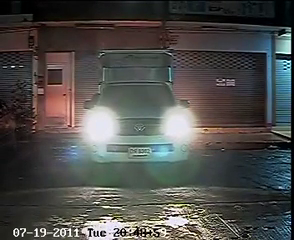
#> input picture frame 92 of Python-OpenCV/cam2.mp4, 294 x 240 px
$ python lpr.py
#> lines starting #> are read from the running program, lines starting #| are printed output that depends on the picture; after the words box and inside, x2 and y2 are one past the last pixel; in counts of white or black regions, pixels touching at a corner belong together
import cv2
import numpy as np

face_cascade = cv2.CascadeClassifier('haarcascade_russian_plate_number.xml')
#face_cascade = cv2.CascadeClassifier('haarcascade_licence_plate_rus_16stages.xml')
cap = cv2.VideoCapture('cam2.mp4')

while True:
    ret, frame = cap.read()
#> frame is the input picture: shape (240, 294, 3); mean B, G, R 74.5, 77, 77.4
    gray = cv2.cvtColor(frame, cv2.COLOR_BGR2GRAY)
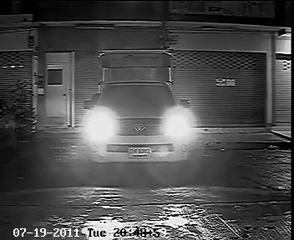
#> gray: shape (240, 294); min 0, max 255, mean 76.8

    retval, threshold = cv2.threshold(gray, 127, 255, cv2.THRESH_BINARY_INV)
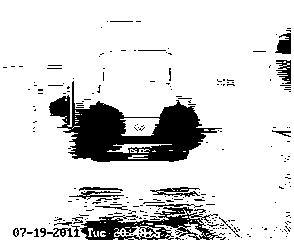
#> threshold: shape (240, 294); 85.3% white; 243 black regions (218 under 20 px), largest, box (x1, y1, x2, y2) and area: (49, 81, 222, 162) 5963, (80, 207, 222, 240) 1964, (275, 33, 291, 54) 226
    gaus = cv2.adaptiveThreshold(gray, 255, cv2.ADAPTIVE_THRESH_GAUSSIAN_C, cv2.THRESH_BINARY, 155,1)
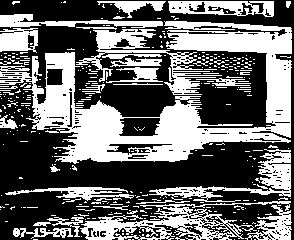
#> gaus: shape (240, 294); 41.7% white; 365 white regions (329 under 20 px), largest, box (x1, y1, x2, y2) and area: (0, 21, 292, 164) 14362, (80, 201, 291, 240) 2738, (76, 29, 222, 95) 2104

    faces = face_cascade.detectMultiScale(threshold)
#> faces = ()
    for (x, y, w, h) in faces:
        cv2.rectangle(frame, (x, y), (x+w, y+h), (0, 0, 255), 2)
#> this loop made 0 passes
        #cv2.putText(frame, 'OpenCV', ((x + h), y), cv2.FONT_HERSHEY_SIMPLEX, 0.5, (0, 0, 255), 1)


    cv2.imshow('thresh', threshold)
    cv2.imshow('frame', frame)
    cv2.imshow('gaus', gaus)

    key = cv2.waitKey(20)
#> (key Esc is pressed here)
    if key == 27:
      break

cap.release()
cv2.destroyAllWindows()

$ run again, starting later in the video
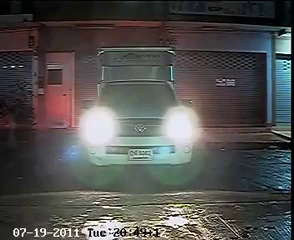
#> input picture frame 415 of Python-OpenCV/cam2.mp4, 294 x 240 px
#> frame is the input picture: shape (240, 294, 3); mean B, G, R 79.4, 81.1, 81.8
#> `retval, threshold = cv2.threshold(gray, 127, 255, cv2.THRESH_BINARY_INV)`:
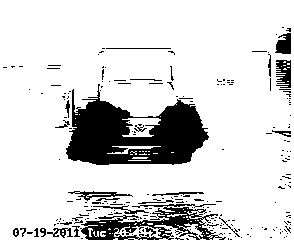
#> threshold: shape (240, 294); 84.1% white; 234 black regions (208 under 20 px), largest, box (x1, y1, x2, y2) and area: (66, 84, 209, 165) 6500, (80, 204, 226, 240) 2136, (276, 60, 291, 88) 298
#> `gaus = cv2.adaptiveThreshold(gray, 255, cv2.ADAPTIVE_THRESH_GAUSSIAN_C..`:
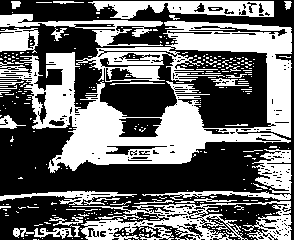
#> gaus: shape (240, 294); 42.6% white; 316 white regions (281 under 20 px), largest, box (x1, y1, x2, y2) and area: (0, 21, 292, 173) 17037, (72, 201, 292, 240) 3548, (88, 1, 274, 19) 2015
#> faces = ()
